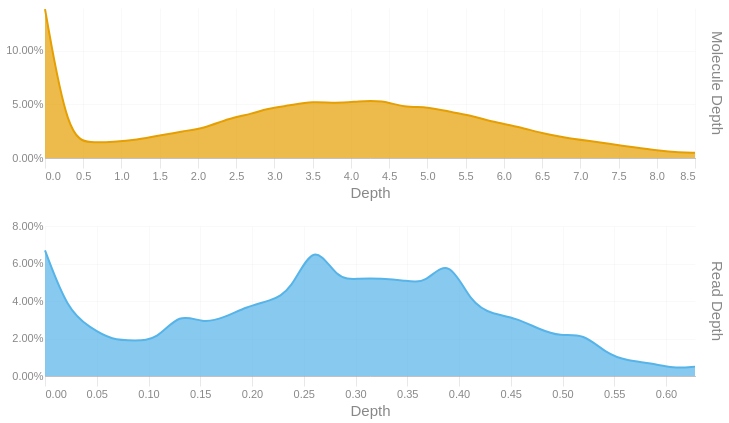

The notebook cell saved with this chart:
### Code cell
readdep = depth_hist(tb['Read Depth'], q99, 3)
readdep = readdep.with_columns(pl.lit('Read Depth').alias('Metric'))
if not SKIPLR:
    moldep = depth_hist(tb['Molecule Depth'], mol_q99, 1)
    moldep = moldep.with_columns(pl.lit('Molecule Depth').alias('Metric'))
    _hist = pl.concat([readdep, moldep])
    _hist = _hist.filter(pl.col('Proportion') != 0)
    with SafeRender(_hist):
        (
            alt.Chart(_hist)        
            .mark_area(interpolate = "basis")
            .encode(
                x=alt.X('Bin:Q').scale(domainMin=0).axis(alt.Axis(title='Depth')),
                y = alt.Y('Proportion:Q', title = None).axis(format = '.2%'),
                color = alt.Color('Metric:N').legend(None),
                row = alt.Row("Metric:N").header(title = None, labelOrient = 'right'),
                tooltip = [
                    alt.Tooltip("Metric:N", title = "Metric"),
                    alt.Tooltip('Interval:N', title = "Depth Interval"),
                    alt.Tooltip('Proportion:Q', title = "% Alignments").format('.2%')
                ]
            )
            .resolve_scale(x='independent', y='independent')
            .properties(
                height = 150, width = 650,
                usermeta={'embedOptions': {'downloadFileName': f'{samplename}.depth.hist'}}
            )
        ).display()
else:
    readdep = readdep.filter(pl.col('Proportion') != 0)
    with SafeRender(readdep):
        (
            alt.Chart(readdep)        
            .mark_area(interpolate = "basis")
            .encode(
                x=alt.X('Bin:Q').scale(domainMin=0).axis(alt.Axis(title='Depth')),
                y = alt.Y('Proportion:Q', title = None).axis(format = '.2%'),
                tooltip = [
                    alt.Tooltip('Interval:N', title = "Depth Interval"),
                    alt.Tooltip('Proportion:Q', title = "% Alignments").format('.2%')
                ]
            )
            .properties(
                usermeta={'embedOptions': {'downloadFileName': f'{samplename}.depth.hist'}}
            )
        ).display()

### Figure 1 — Vega-Lite specification as saved in the notebook (floating-point values rounded to 4 significant figures)
{"width": 650, "height": 150, "config": {"title": {"anchor": "start", "dy": -15, "fontSize": 18, "color": "#888888", "subtitleColor": "#888888", "subtitleFontSize": 14}, "arc": {"fill": "#0072B2"}, "axis": {"domainColor": "#888888", "domainWidth": 0.5, "gridWidth": 0.2, "grid": false, "titleFontWeight": 400, "titleFontSize": 15, "labelFontSize": 11, "labelColor": "#888888", "tickColor": "#888888", "tickWidth": 0.2, "titleColor": "#888888"}, "axisBand": {"grid": false}, "axisX": {"grid": true, "tickSize": 10, "domainCap": "round"}, "axisY": {"domain": false, "grid": true, "tickSize": 0, "domainCap": "round"}, "background": "transparent", "header": {"labelFontSize": 15, "labelColor": "#888888", "titleFontSize": 15, "titleFontWeight": 600, "titleColor": "#888888"}, "legend": {"labelFont": "sans-serif", "labelFontSize": 12, "labelColor": "#888888", "symbolSize": 100, "symbolType": "circle", "titleFontSize": 12, "titlePadding": 10, "titleColor": "#888888", "title": null}, "range": {"category": ["#E69F00", "#56B4E9", "#009E73", "#F0E442", "#0072B2", "#D55E00", "#CC79A7", "#000000"], "diverging": ["#cfe8f3", "#a2d4ec", "#73bfe2", "#46abdb", "#1696d2", "#12719e"]}, "area": {"fill": "#0072B2", "fillOpacity": 0.7, "line": true, "strokeOpacity": 0.7}, "line": {"color": "#0072B2", "stroke": "#0072B2", "strokeWidth": 2}, "trail": {"color": "#0072B2", "stroke": "#0072B2", "strokeWidth": 0, "size": 1}, "point": {"filled": true, "fillOpacity": 1.0, "size": 95}, "text": {"color": "#888888", "fontSize": 11, "align": "right", "fontWeight": 400, "size": 11}, "bar": {"fill": "#0072B2", "stroke": null}, "view": {"stroke": null, "continuousWidth": 660, "continuousHeight": 400}}, "data": {"name": "data-1919030304660c838fa94694fcf42051"}, "mark": {"type": "area", "interpolate": "basis"}, "encoding": {"color": {"field": "Metric", "legend": null, "type": "nominal"}, "row": {"field": "Metric", "header": {"title": null, "labelOrient": "right"}, "type": "nominal"}, "tooltip": [{"field": "Metric", "title": "Metric", "type": "nominal"}, {"field": "Interval", "title": "Depth Interval", "type": "nominal"}, {"field": "Proportion", "format": ".2%", "title": "% Alignments", "type": "quantitative"}], "x": {"axis": {"title": "Depth"}, "field": "Bin", "scale": {"domainMin": 0}, "type": "quantitative"}, "y": {"axis": {"format": ".2%"}, "field": "Proportion", "title": null, "type": "quantitative"}}, "resolve": {"scale": {"x": "independent", "y": "independent"}}, "usermeta": {"embedOptions": {"downloadFileName": "TF26LRJL0002_5B_10484332_23Y22YLT4_L7.depth.hist"}}, "$schema": "https://vega.github.io/schema/vega-lite/v6.4.1.json", "datasets": {"data-1919030304660c838fa94694fcf42051": [{"Bin": 0.0, "Interval": "0.0-0.022", "Proportion": 0.067, "Metric": "Read Depth"}, {"Bin": 0.022, "Interval": "0.022-0.043", "Proportion": 0.035, "Metric": "Read Depth"}, {"Bin": 0.043, "Interval": "0.043-0.065", "Proportion": 0.026, "Metric": "Read Depth"}, {"Bin": 0.065, "Interval": "0.065-0.087", "Proportion": 0.019, "Metric": "Read Depth"}, {"Bin": 0.087, "Interval": "0.087-0.108", "Proportion": 0.019, "Metric": "Read Depth"}, {"Bin": 0.108, "Interval": "0.108-0.13", "Proportion": 0.019, "Metric": "Read Depth"}, {"Bin": 0.13, "Interval": "0.13-0.152", "Proportion": 0.034, "Metric": "Read Depth"}, {"Bin": 0.152, "Interval": "0.152-0.173", "Proportion": 0.028, "Metric": "Read Depth"}, {"Bin": 0.173, "Interval": "0.173-0.195", "Proportion": 0.031, "Metric": "Read Depth"}, {"Bin": 0.195, "Interval": "0.195-0.217", "Proportion": 0.037, "Metric": "Read Depth"}, {"Bin": 0.217, "Interval": "0.217-0.238", "Proportion": 0.04, "Metric": "Read Depth"}, {"Bin": 0.238, "Interval": "0.238-0.26", "Proportion": 0.045, "Metric": "Read Depth"}, {"Bin": 0.26, "Interval": "0.26-0.282", "Proportion": 0.073, "Metric": "Read Depth"}, {"Bin": 0.282, "Interval": "0.282-0.303", "Proportion": 0.051, "Metric": "Read Depth"}, {"Bin": 0.303, "Interval": "0.303-0.325", "Proportion": 0.052, "Metric": "Read Depth"}, {"Bin": 0.325, "Interval": "0.325-0.347", "Proportion": 0.052, "Metric": "Read Depth"}, {"Bin": 0.347, "Interval": "0.347-0.368", "Proportion": 0.051, "Metric": "Read Depth"}, {"Bin": 0.368, "Interval": "0.368-0.39", "Proportion": 0.049, "Metric": "Read Depth"}, {"Bin": 0.39, "Interval": "0.39-0.412", "Proportion": 0.064, "Metric": "Read Depth"}, {"Bin": 0.412, "Interval": "0.412-0.433", "Proportion": 0.038, "Metric": "Read Depth"}, {"Bin": 0.433, "Interval": "0.433-0.455", "Proportion": 0.033, "Metric": "Read Depth"}, {"Bin": 0.455, "Interval": "0.455-0.477", "Proportion": 0.031, "Metric": "Read Depth"}, {"Bin": 0.477, "Interval": "0.477-0.498", "Proportion": 0.025, "Metric": "Read Depth"}, {"Bin": 0.498, "Interval": "0.498-0.52", "Proportion": 0.021, "Metric": "Read Depth"}, {"Bin": 0.52, "Interval": "0.52-0.542", "Proportion": 0.023, "Metric": "Read Depth"}, {"Bin": 0.542, "Interval": "0.542-0.563", "Proportion": 0.012, "Metric": "Read Depth"}, {"Bin": 0.563, "Interval": "0.563-0.585", "Proportion": 0.008, "Metric": "Read Depth"}, {"Bin": 0.585, "Interval": "0.585-0.607", "Proportion": 0.007, "Metric": "Read Depth"}, {"Bin": 0.607, "Interval": "0.607-0.628", "Proportion": 0.004, "Metric": "Read Depth"}, {"Bin": 0.628, "Interval": "0.628-0.65", "Proportion": 0.005, "Metric": "Read Depth"}, {"Bin": 0.0, "Interval": "0.0-0.3", "Proportion": 0.139, "Metric": "Molecule Depth"}, {"Bin": 0.3, "Interval": "0.3-0.6", "Proportion": 0.018, "Metric": "Molecule Depth"}, {"Bin": 0.6, "Interval": "0.6-0.9", "Proportion": 0.014, "Metric": "Molecule Depth"}, {"Bin": 0.9, "Interval": "0.9-1.2", "Proportion": 0.015, "Metric": "Molecule Depth"}, {"Bin": 1.2, "Interval": "1.2-1.5", "Proportion": 0.017, "Metric": "Molecule Depth"}, {"Bin": 1.5, "Interval": "1.5-1.8", "Proportion": 0.021, "Metric": "Molecule Depth"}, {"Bin": 1.8, "Interval": "1.8-2.1", "Proportion": 0.025, "Metric": "Molecule Depth"}, {"Bin": 2.1, "Interval": "2.1-2.4", "Proportion": 0.028, "Metric": "Molecule Depth"}, {"Bin": 2.4, "Interval": "2.4-2.7", "Proportion": 0.037, "Metric": "Molecule Depth"}, {"Bin": 2.7, "Interval": "2.7-2.9", "Proportion": 0.041, "Metric": "Molecule Depth"}, {"Bin": 2.9, "Interval": "2.9-3.2", "Proportion": 0.046, "Metric": "Molecule Depth"}, {"Bin": 3.2, "Interval": "3.2-3.5", "Proportion": 0.049, "Metric": "Molecule Depth"}, {"Bin": 3.5, "Interval": "3.5-3.8", "Proportion": 0.053, "Metric": "Molecule Depth"}, {"Bin": 3.8, "Interval": "3.8-4.1", "Proportion": 0.051, "Metric": "Molecule Depth"}, {"Bin": 4.1, "Interval": "4.1-4.4", "Proportion": 0.053, "Metric": "Molecule Depth"}, {"Bin": 4.4, "Interval": "4.4-4.7", "Proportion": 0.054, "Metric": "Molecule Depth"}, {"Bin": 4.7, "Interval": "4.7-5.0", "Proportion": 0.047, "Metric": "Molecule Depth"}, {"Bin": 5.0, "Interval": "5.0-5.3", "Proportion": 0.048, "Metric": "Molecule Depth"}, {"Bin": 5.3, "Interval": "5.3-5.6", "Proportion": 0.043, "Metric": "Molecule Depth"}, {"Bin": 5.6, "Interval": "5.6-5.9", "Proportion": 0.039, "Metric": "Molecule Depth"}, {"Bin": 5.9, "Interval": "5.9-6.2", "Proportion": 0.033, "Metric": "Molecule Depth"}, {"Bin": 6.2, "Interval": "6.2-6.5", "Proportion": 0.029, "Metric": "Molecule Depth"}, {"Bin": 6.5, "Interval": "6.5-6.8", "Proportion": 0.023, "Metric": "Molecule Depth"}, {"Bin": 6.8, "Interval": "6.8-7.1", "Proportion": 0.019, "Metric": "Molecule Depth"}, {"Bin": 7.1, "Interval": "7.1-7.4", "Proportion": 0.016, "Metric": "Molecule Depth"}, {"Bin": 7.4, "Interval": "7.4-7.7", "Proportion": 0.013, "Metric": "Molecule Depth"}, {"Bin": 7.7, "Interval": "7.7-8.0", "Proportion": 0.01, "Metric": "Molecule Depth"}, {"Bin": 8.0, "Interval": "8.0-8.3", "Proportion": 0.007, "Metric": "Molecule Depth"}, {"Bin": 8.3, "Interval": "8.3-8.5", "Proportion": 0.005, "Metric": "Molecule Depth"}, {"Bin": 8.5, "Interval": "8.5-8.84", "Proportion": 0.005, "Metric": "Molecule Depth"}]}}
